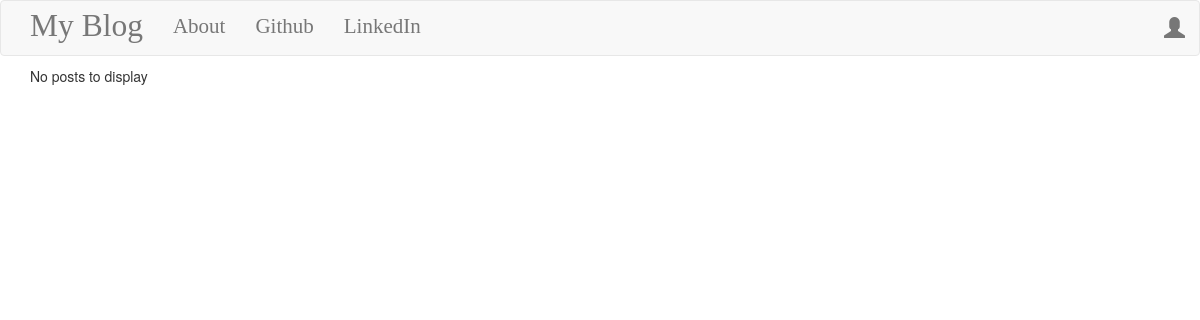
The app's page /, older data.
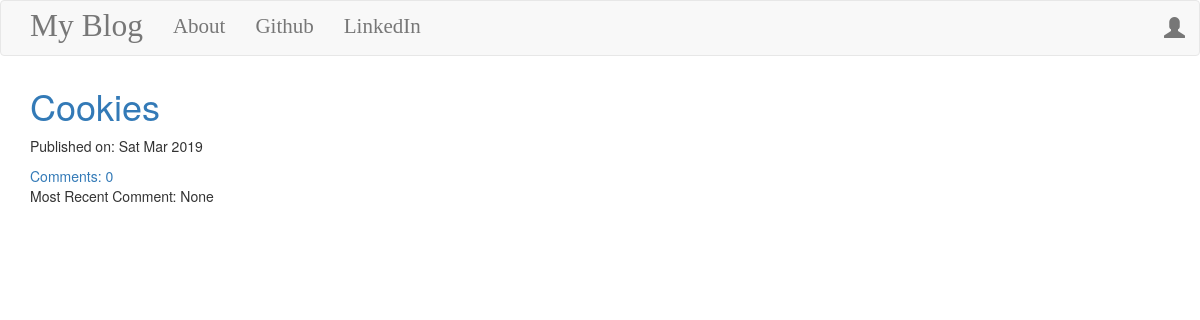
The same page, newer data.
### blog/models.py (models this page shows, shortened)
class Post(models.Model):
    author = models.ForeignKey('auth.User', on_delete=models.CASCADE)
    title = models.CharField(max_length=200)
    text = models.TextField()
    created_date = models.DateTimeField(default=timezone.now)
    published_date = models.DateTimeField(blank=True,null=True)
    def approve_comments(self):
        return self.comments.filter(approved_comment=True)

### blog/views.py (the view)
# urls.py: path('',views.PostListView.as_view(),name='post_list'),
class PostListView(ListView):
    model = Post
    def get_queryset(self):
        return Post.objects.filter(published_date__lte=timezone.now()).order_by('-published_date')

### blog/templates/blog/post_list.html
{% extends 'blog/base.html' %}
{% block content %}
<div class="centerstage">
    {% if post_list %}
    {% for post in post_list %}
    <div class="post">
        <h1><a href="{% url 'post_detail' pk=post.pk %}">{{ post.title }}</a></h1>
        <div class="date">
            <p>Published on: {{post.published_date|date:"D M Y"}}</p>
        </div>
        <a href="{% url 'post_detail' pk=post.pk %}">Comments: {{ post.approve_comments.count }}</a>
        <p>Most Recent Comment: {{ post.approve_comments.first }}</p>
    </div>
    {% endfor %}
    {%else%}
    <p>No posts to display</p>
    {%endif%}
</div>
{% endblock %}

### blog/templates/blog/base.html (shortened to what this page needs)
<!DOCTYPE html>
{% load staticfiles %}
<html lang="en">
<head>
    <link rel="stylesheet" href="https://maxcdn.bootstrapcdn.com/bootstrap/3.3.7/css/bootstrap.min.css"
>
    <link rel="stylesheet" href="//cdn.jsdelivr.net/npm/medium-editor@latest/dist/css/medium-editor.min.css"
        type="text/css" media="screen" charset="utf-8">
    <link rel="stylesheet" href="{% static 'css/blog.css' %}">
</head>
<body class="loader">
    <nav class="navbar navbar-default techfont custom-navbar">
        <div class="container">
            <ul class="nav navbar-nav">
                <li><a class="navbar-brand bigbrand" href="{% url 'post_list' %}">My Blog</a></li>
                <li><a class="" href="{% url 'about' %}">About</a></li>
                <li><a href="https://www.github.com">Github</a></li>
                <li><a href="https://www.linkedin.com">LinkedIn</a></li>
            </ul>
            <ul class="nav navbar-nav navbar-right">
                {% if user.is_authenticated %}
                <li><a href="{% url 'post_new' %}">New Post</a></li>
                <li><a href="{% url 'post_draft_list' %}">Drafts</a></li>
                <li><a href="{% url 'logout' %}">Log Out</a></li>
                <li><a>Welcome: {{ user.username }}</a></li>
                {% else %}
                <li><a class="nav navbar-right" href="{% url 'login' %}"><span class="glyphicon glyphicon-user"></span></a></li>
                {% endif %}
            </ul>
        </div>
    </nav>
    <div class="content container">
        <div class="row">
            <div class="col-md-8">
                <div class="blog_posts">
                    {% block content %}
                    {% endblock %}
                </div>
            </div>
        </div>
    </div>
    </body>
</html>

### blog/static/css/blog.css (style rules this page uses)
.techfont { font-family: 'BioRyhme Expanded', serif; font-size: 1.5em; margin-bottom: 10px; }
.bigbrand { font-size: 1.5em; }
.centerstage { margin-left: auto; margin-right: auto; }
.loader { filter:hue-rotate(0deg); color:linear-gradient(45deg,#0f8,#08f); animation:hue 10000ms infinite linear; }

Row changes from the older to the newer data that the page shows:
added Post: title "Cookies", published_date "Sat Mar 2019", approve_comments.count "0", approve_comments.first "None"
Text that changed along with them:
text no longer shown: "No posts to display"
